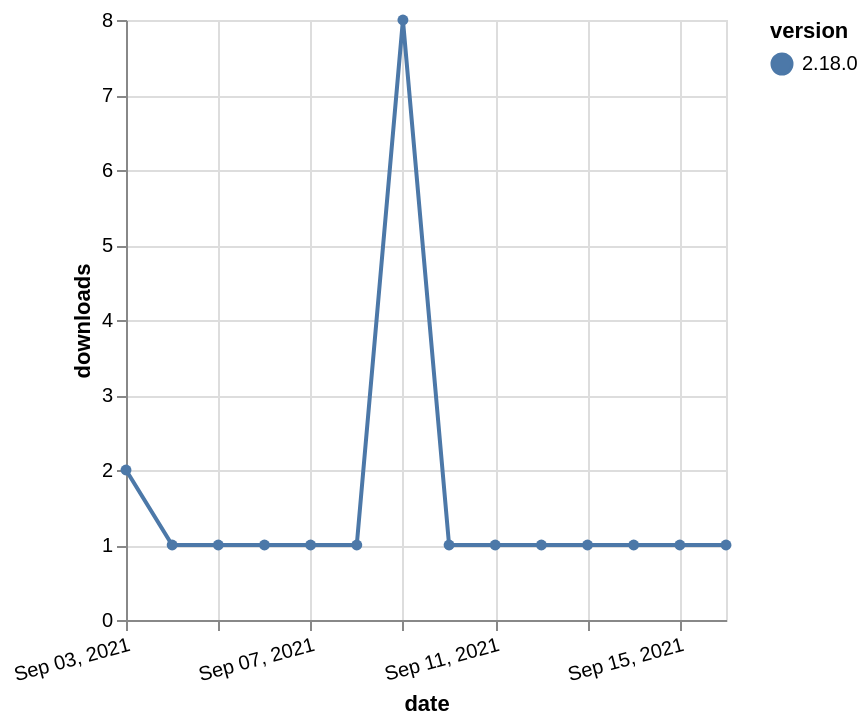

The Vega-Lite source for this figure:
### Vega-Lite specification from a JSON file in a GitHub repository (floating-point values rounded to 4 significant figures)
{"$schema": "https://vega.github.io/schema/vega-lite/v5.json", "description": "A simple bar chart with embedded data.", "data": {"values": [{"date": "2021-09-03", "total": 511, "delta": 2, "version": "2.18.0"}, {"date": "2021-09-04", "total": 512, "delta": 1, "version": "2.18.0"}, {"date": "2021-09-05", "total": 513, "delta": 1, "version": "2.18.0"}, {"date": "2021-09-06", "total": 514, "delta": 1, "version": "2.18.0"}, {"date": "2021-09-07", "total": 515, "delta": 1, "version": "2.18.0"}, {"date": "2021-09-08", "total": 516, "delta": 1, "version": "2.18.0"}, {"date": "2021-09-09", "total": 524, "delta": 8, "version": "2.18.0"}, {"date": "2021-09-10", "total": 525, "delta": 1, "version": "2.18.0"}, {"date": "2021-09-11", "total": 526, "delta": 1, "version": "2.18.0"}, {"date": "2021-09-12", "total": 527, "delta": 1, "version": "2.18.0"}, {"date": "2021-09-13", "total": 528, "delta": 1, "version": "2.18.0"}, {"date": "2021-09-14", "total": 529, "delta": 1, "version": "2.18.0"}, {"date": "2021-09-15", "total": 530, "delta": 1, "version": "2.18.0"}, {"date": "2021-09-16", "total": 531, "delta": 1, "version": "2.18.0"}]}, "width": "container", "mark": {"type": "line", "point": {"filled": true}}, "encoding": {"x": {"field": "date", "type": "temporal", "timeUnit": "yearmonthdate", "title": "date", "axis": {"labelAngle": -15}}, "y": {"field": "delta", "type": "quantitative", "title": "downloads"}, "color": {"field": "version", "type": "nominal"}, "tooltip": {"field": "delta"}}}
